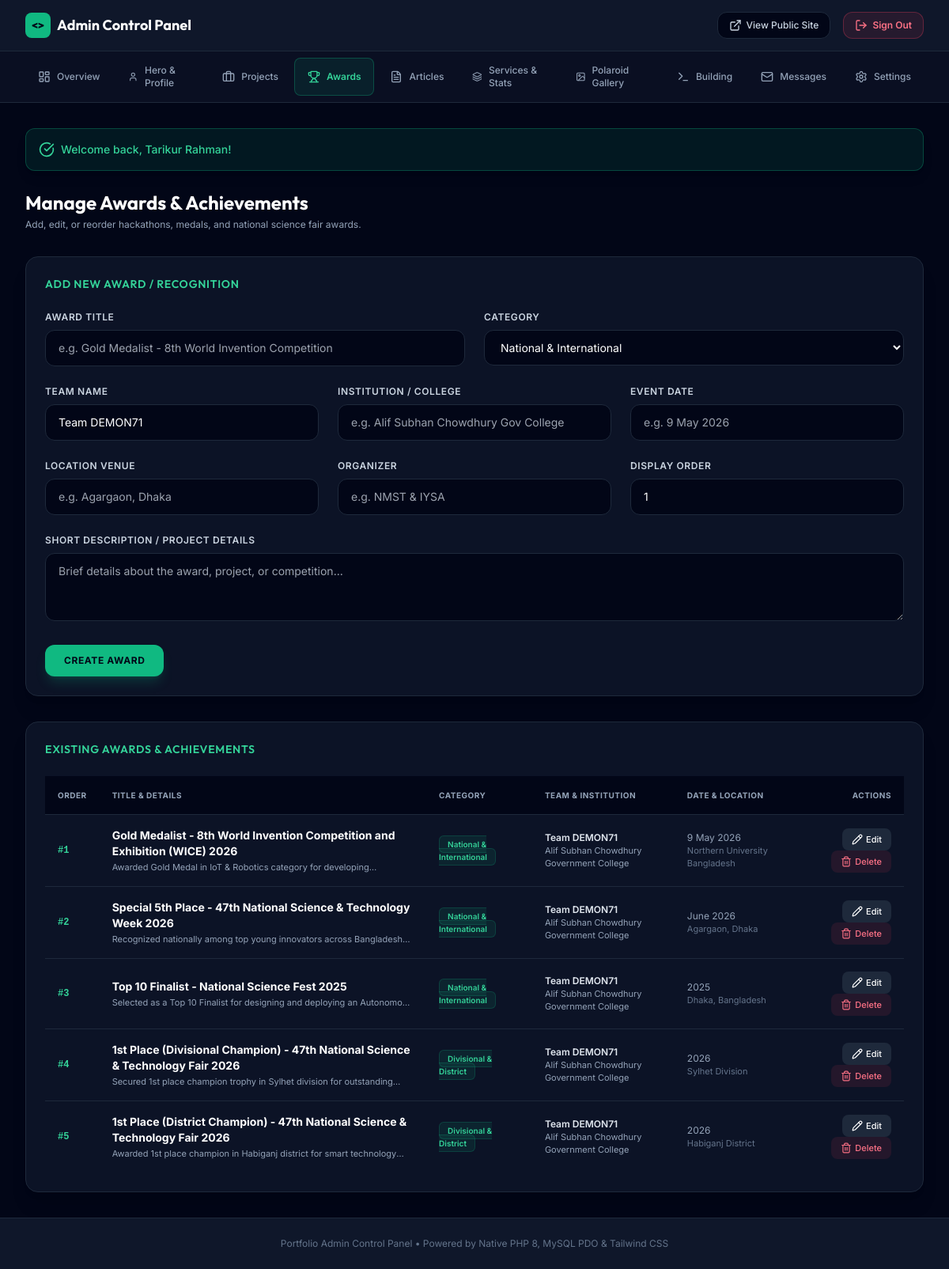
The page /admin/manage-awards.php (signed in) on the database its author committed.
### tables this page shows
CREATE TABLE IF NOT EXISTS `awards` (
  `id` INT AUTO_INCREMENT PRIMARY KEY,
  `category` VARCHAR(100) NOT NULL,
  `title` VARCHAR(255) NOT NULL,
  `team_name` VARCHAR(100) DEFAULT '',
  `institution` VARCHAR(150) DEFAULT '',
  `event_date` VARCHAR(100) DEFAULT '',
  `location` VARCHAR(150) DEFAULT '',
  `organizer` VARCHAR(150) DEFAULT '',
  `description` TEXT,
  `display_order` INT DEFAULT 0
);

### includes/functions.php (called while the page is built, shortened)
<?php
function e($string) {
    return htmlspecialchars($string ?? '', ENT_QUOTES, 'UTF-8');
}
function generate_csrf_token() {
    return $_SESSION['csrf_token'];
}

### admin/manage-awards.php (the view, shortened to what this page needs)
<?php
require_once __DIR__ . '/../includes/functions.php';
require_once __DIR__ . '/admin-header.php';
$csrf_token = generate_csrf_token();
$edit_award = null;
$awards = $db->query("SELECT * FROM awards ORDER BY display_order ASC, id ASC")->fetchAll();
?>
<div class="space-y-8">
    <div class="flex items-center justify-between">
        <div>
            <h1 class="text-2xl font-bold text-white font-heading">Manage Awards & Achievements</h1>
            <p class="text-xs text-slate-400 mt-1">Add, edit, or reorder hackathons, medals, and national science fair awards.</p>
        </div>
    </div>
    <div class="bg-slate-900/80 border border-slate-800 rounded-2xl p-6 shadow-xl">
        <h2 class="text-sm font-semibold uppercase tracking-wider text-emerald-400 mb-6">
            <?= $edit_award ? 'Edit Award #' . $edit_award['id'] : 'Add New Award / Recognition' ?>
        </h2>
        <form action="manage-awards.php" method="POST" class="space-y-6">
            <div class="grid grid-cols-1 md:grid-cols-2 gap-6">
                <div>
                    <label for="title" class="block text-xs font-semibold uppercase tracking-wider text-slate-300 mb-2">Award Title</label>
                    <input type="text" id="title" name="title" value="<?= e($edit_award['title'] ?? '') ?>" required placeholder="e.g. Gold Medalist - 8th World Invention Competition" class="w-full px-4 py-3 rounded-xl bg-slate-950 border border-slate-800 text-white text-sm focus:border-emerald-500">
                </div>
                <div>
                    <label for="category" class="block text-xs font-semibold uppercase tracking-wider text-slate-300 mb-2">Category</label>
                    <select id="category" name="category" class="w-full px-4 py-3 rounded-xl bg-slate-950 border border-slate-800 text-white text-sm focus:border-emerald-500">
                        <option value="National & International" <?= ($edit_award['category'] ?? '') === 'National & International' ? 'selected' : '' ?>>National & International</option>
                    </select>
                </div>
            </div>
            <div class="grid grid-cols-1 md:grid-cols-3 gap-6">
                <div>
                    <label for="team_name" class="block text-xs font-semibold uppercase tracking-wider text-slate-300 mb-2">Team Name</label>
                    <input type="text" id="team_name" name="team_name" value="<?= e($edit_award['team_name'] ?? 'Team DEMON71') ?>" placeholder="e.g. Team DEMON71" class="w-full px-4 py-3 rounded-xl bg-slate-950 border border-slate-800 text-white text-sm focus:border-emerald-500">
                </div>
                <div>
                    <label for="institution" class="block text-xs font-semibold uppercase tracking-wider text-slate-300 mb-2">Institution / College</label>
                    <input type="text" id="institution" name="institution" value="<?= e($edit_award['institution'] ?? '') ?>" placeholder="e.g. Alif Subhan Chowdhury Gov College" class="w-full px-4 py-3 rounded-xl bg-slate-950 border border-slate-800 text-white text-sm focus:border-emerald-500">
                </div>
                <div>
                    <label for="event_date" class="block text-xs font-semibold uppercase tracking-wider text-slate-300 mb-2">Event Date</label>
                    <input type="text" id="event_date" name="event_date" value="<?= e($edit_award['event_date'] ?? '') ?>" placeholder="e.g. 9 May 2026" class="w-full px-4 py-3 rounded-xl bg-slate-950 border border-slate-800 text-white text-sm focus:border-emerald-500">
                </div>
            </div>
            <div class="grid grid-cols-1 md:grid-cols-3 gap-6">
                <div>
                    <label for="location" class="block text-xs font-semibold uppercase tracking-wider text-slate-300 mb-2">Location Venue</label>
                    <input type="text" id="location" name="location" value="<?= e($edit_award['location'] ?? '') ?>" placeholder="e.g. Agargaon, Dhaka" class="w-full px-4 py-3 rounded-xl bg-slate-950 border border-slate-800 text-white text-sm focus:border-emerald-500">
                </div>
                <div>
                    <label for="organizer" class="block text-xs font-semibold uppercase tracking-wider text-slate-300 mb-2">Organizer</label>
                    <input type="text" id="organizer" name="organizer" value="<?= e($edit_award['organizer'] ?? '') ?>" placeholder="e.g. NMST & IYSA" class="w-full px-4 py-3 rounded-xl bg-slate-950 border border-slate-800 text-white text-sm focus:border-emerald-500">
                </div>
                <div>
                    <label for="display_order" class="block text-xs font-semibold uppercase tracking-wider text-slate-300 mb-2">Display Order</label>
                    <input type="number" id="display_order" name="display_order" value="<?= e($edit_award['display_order'] ?? 1) ?>" class="w-full px-4 py-3 rounded-xl bg-slate-950 border border-slate-800 text-white text-sm focus:border-emerald-500">
                </div>
            </div>
            <div>
                <label for="description" class="block text-xs font-semibold uppercase tracking-wider text-slate-300 mb-2">Short Description / Project Details</label>
                <textarea id="description" name="description" rows="3" class="w-full px-4 py-3 rounded-xl bg-slate-950 border border-slate-800 text-white text-sm focus:border-emerald-500" placeholder="Brief details about the award, project, or competition..."><?= e($edit_award['description'] ?? '') ?></textarea>
            </div>
            <div class="flex items-center gap-4">
                <button type="submit" class="px-6 py-3 rounded-xl text-xs font-bold uppercase tracking-wider bg-emerald-500 text-slate-950 hover:bg-emerald-400 transition-all shadow-lg shadow-emerald-500/20">
                    <?= $edit_award ? 'Save Changes' : 'Create Award' ?>
                </button>
            </div>
        </form>
    </div>
    <div class="bg-slate-900/80 border border-slate-800 rounded-2xl p-6 shadow-xl">
        <h2 class="text-sm font-semibold uppercase tracking-wider text-emerald-400 mb-6">Existing Awards & Achievements</h2>
        <div class="overflow-x-auto">
            <table class="w-full text-left text-xs text-slate-300">
                <thead class="bg-slate-950 uppercase text-[10px] tracking-wider text-slate-400 border-b border-slate-800">
                    <tr>
                        <th class="p-4">Order</th>
                        <th class="p-4">Title & Details</th>
                        <th class="p-4">Category</th>
                        <th class="p-4">Team & Institution</th>
                        <th class="p-4">Date & Location</th>
                        <th class="p-4 text-right">Actions</th>
                    </tr>
                </thead>
                <tbody class="divide-y divide-slate-800">
                    <?php if (empty($awards)): ?>
                        <tr><td colspan="6" class="p-4 text-center text-slate-500">No awards added yet.</td></tr>
                    <?php else: ?>
                        <?php foreach ($awards as $aw): ?>
                            <tr class="hover:bg-slate-950/40">
                                <td class="p-4 font-mono font-bold text-emerald-400">#<?= e($aw['display_order']) ?></td>
                                <td class="p-4">
                                    <div class="font-bold text-white text-sm"><?= e($aw['title']) ?></div>
                                    <div class="text-[11px] text-slate-400 mt-0.5 line-clamp-1"><?= e($aw['description']) ?></div>
                                </td>
                                <td class="p-4">
                                    <span class="px-2.5 py-1 rounded-md text-[10px] font-semibold bg-emerald-500/10 text-emerald-400 border border-emerald-500/20">
                                        <?= e($aw['category']) ?>
                                    </span>
                                </td>
                                <td class="p-4">
                                    <div class="text-slate-200 font-semibold"><?= e($aw['team_name']) ?></div>
                                    <div class="text-[11px] text-slate-400"><?= e($aw['institution']) ?></div>
                                </td>
                                <td class="p-4 text-slate-400">
                                    <div><?= e($aw['event_date']) ?></div>
                                    <div class="text-[11px] text-slate-500"><?= e($aw['location']) ?></div>
                                </td>
                                <td class="p-4 text-right space-x-2">
                                    <a href="manage-awards.php?edit=<?= $aw['id'] ?>" class="px-3 py-1.5 rounded-lg bg-slate-800 hover:bg-slate-700 text-white font-medium text-[11px] inline-flex items-center gap-1">
                                        <i data-lucide="pencil" class="w-3.5 h-3.5"></i> Edit
                                    </a>
                                    <a href="manage-awards.php?delete=<?= $aw['id'] ?>&token=<?= $csrf_token ?>" onclick="return confirm('Are you sure you want to delete this award?')" class="px-3 py-1.5 rounded-lg bg-rose-500/10 hover:bg-rose-500/20 text-rose-400 font-medium text-[11px] inline-flex items-center gap-1">
                                        <i data-lucide="trash-2" class="w-3.5 h-3.5"></i> Delete
                                    </a>
                                </td>
                            </tr>
                        <?php endforeach; ?>
                    <?php endif; ?>
                </tbody>
            </table>
        </div>
    </div>
</div>
<?php require_once __DIR__ . '/admin-footer.php'; ?>

### assets/css/style.css (style rules this page uses)
:root { --accent-emerald: #10B981; --accent-emerald-dark: #059669; --accent-emerald-glow: rgba(16, 185, 129, 0.25); --font-heading: 'Outfit', sans-serif; --font-body: 'Inter', sans-serif; --font-mono: 'Fira Code', monospace; }
html, body { overflow-x: hidden; max-width: 100vw; font-family: var(--font-body); transition: background-color 0.3s ease, color 0.3s ease; }
h1, h2, h3, h4, h5, h6, .font-heading { font-family: var(--font-heading); }
.font-mono { font-family: var(--font-mono); }
button, a, input, select, textarea { touch-action: manipulation; }

### rows shown on the page
awards: display_order "1", title "Gold Medalist - 8th World Invention Competition and Exhibition (WICE) 2026", description "Awarded Gold Medal in IoT & Robotics category for…", category "National & International", team_name "Team DEMON71", institution "Alif Subhan Chowdhury Government College", event_date "9 May 2026", location "Northern University Bangladesh"
awards: display_order "2", title "Special 5th Place - 47th National Science & Technology Week 2026", description "Recognized nationally among top young innovators across…", category "National & International", team_name "Team DEMON71", institution "Alif Subhan Chowdhury Government College", event_date "June 2026", location "Agargaon, Dhaka"
awards: display_order "3", title "Top 10 Finalist - National Science Fest 2025", description "Selected as a Top 10 Finalist for designing and deploying an…", category "National & International", team_name "Team DEMON71", institution "Alif Subhan Chowdhury Government College", event_date "2025", location "Dhaka, Bangladesh"
awards: display_order "4", title "1st Place (Divisional Champion) - 47th National Science & Technology Fair 2026", description "Secured 1st place champion trophy in Sylhet division for…", category "Divisional & District", team_name "Team DEMON71", institution "Alif Subhan Chowdhury Government College", event_date "2026", location "Sylhet Division"
awards: display_order "5", title "1st Place (District Champion) - 47th National Science & Technology Fair 2026", description "Awarded 1st place champion in Habiganj district for smart…", category "Divisional & District", team_name "Team DEMON71", institution "Alif Subhan Chowdhury Government College", event_date "2026", location "Habiganj District"

### other values the page prints
$flash['message'] "Welcome back, Tarikur Rahman!"
